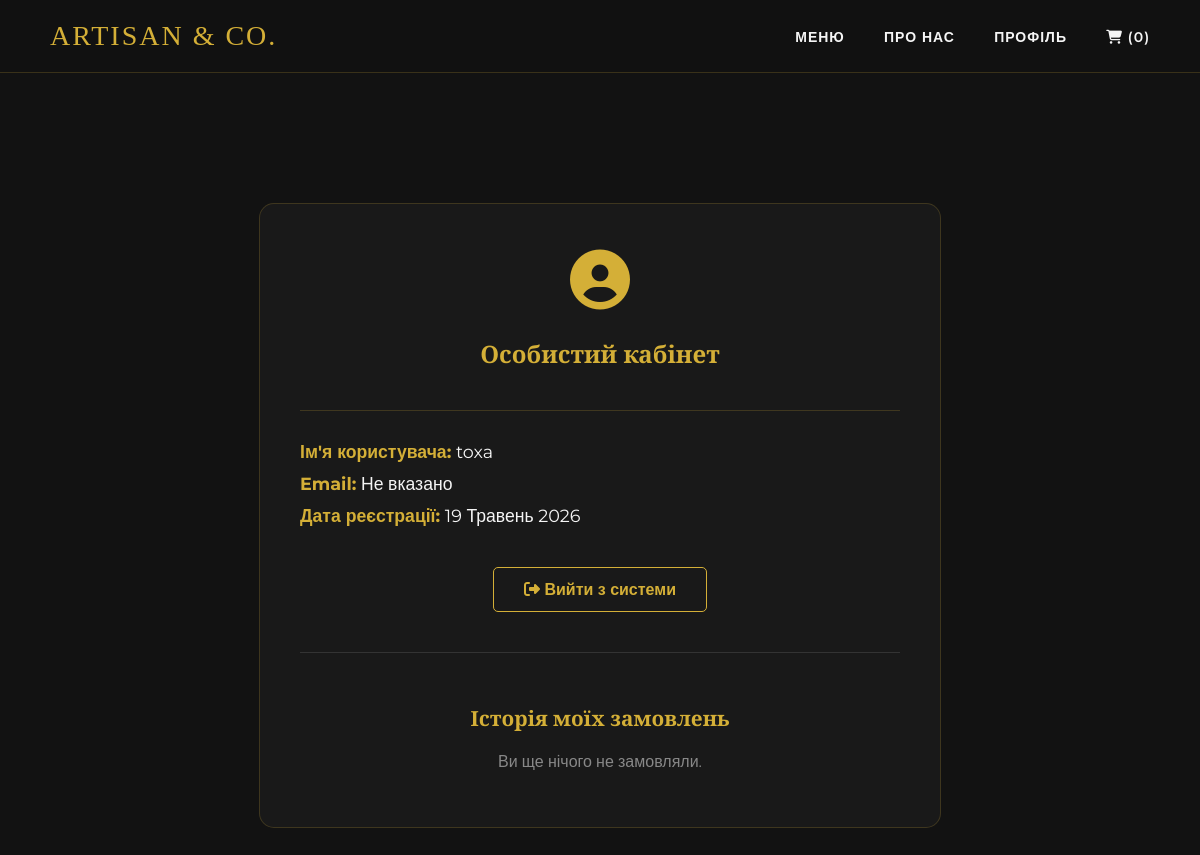
/profile/ (signed in), run on an earlier commit of the app's database.
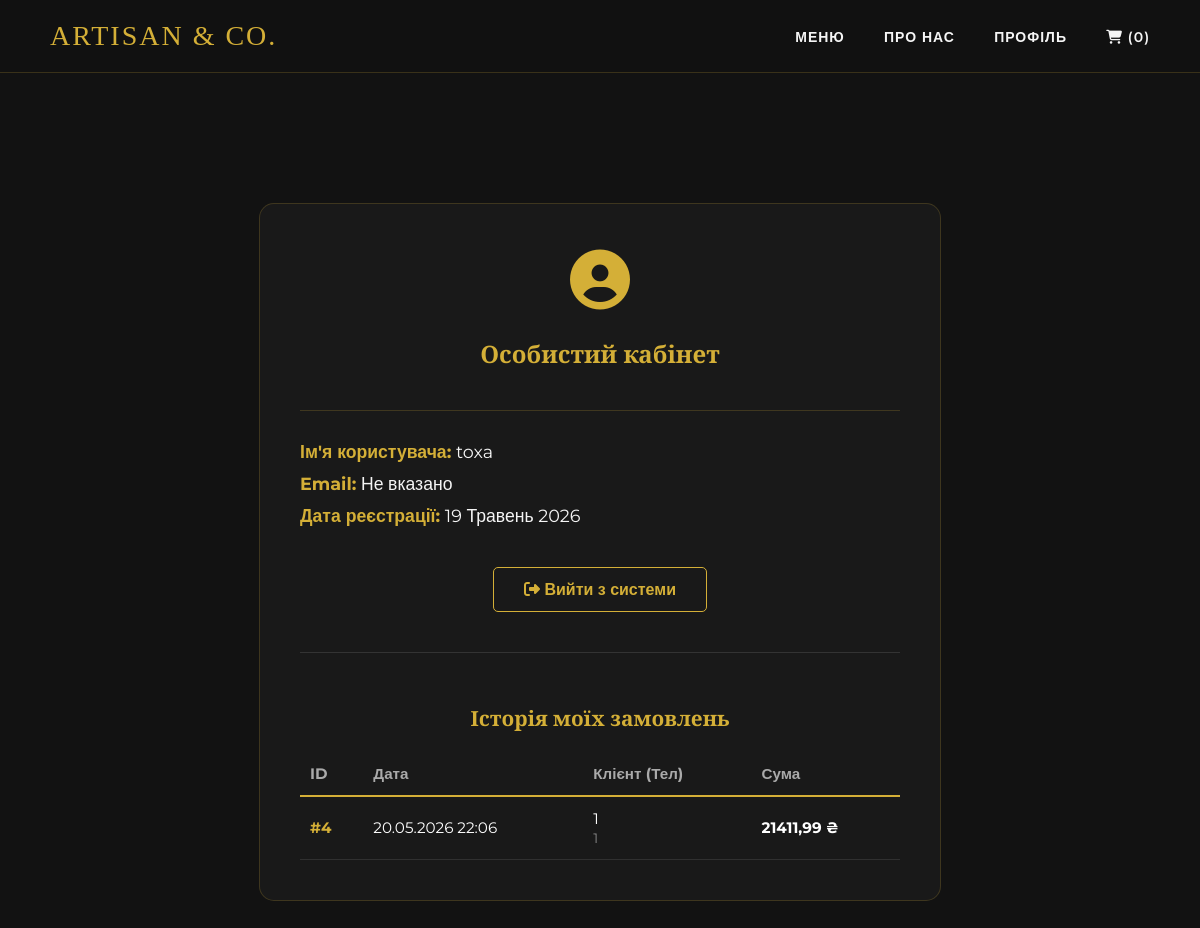
And on a later commit of the database.
### shop/models.py (models this page shows, shortened)
class Order(models.Model):
    user = models.ForeignKey(settings.AUTH_USER_MODEL, on_delete=models.CASCADE, null=True, blank=True)
    full_name = models.CharField(max_length=100)
    phone = models.CharField(max_length=20, default="")
    address = models.TextField(default="")
    total_price = models.DecimalField(max_digits=10, decimal_places=2)
    created_at = models.DateTimeField(auto_now_add=True)

### shop/views.py (the view)
# urls.py: path('profile/', views.profile, name='profile'),
def profile(request):
    if request.user.is_staff:
        orders = Order.objects.all().order_by('-created_at')
    else:
        orders = Order.objects.filter(user=request.user).order_by('-created_at')
    return render(request, 'shop/profile.html', {'orders': orders})

### shop/cart.py (called while the page is built)
    def __len__(self):
        return sum(item['quantity'] for item in self.cart.values())

### shop/context_processors.py (called while the page is built)
def cart(request):
    return {'cart': Cart(request)}

### templates/shop/profile.html
{% extends 'base.html' %}
{% load static %}
{% block content %}
<section class="menu-section">
    <div class="profile-container">
        <div class="profile-avatar">
            <i class="fa-solid fa-user-circle"></i>
        </div>
        <h2>Особистий кабінет</h2>
        <div class="profile-info">
            <p><strong>Ім'я користувача:</strong> {{ user.username }}</p>
            <p><strong>Email:</strong> {{ user.email|default:"Не вказано" }}</p>
            <p><strong>Дата реєстрації:</strong> {{ user.date_joined|date:"d F Y" }}</p>
        </div>
        <a href="{% url 'logout' %}" class="btn-logout-big">
            <i class="fa-solid fa-right-from-bracket"></i> Вийти з системи
        </a>
        <div style="margin-top: 40px; padding-top: 30px; border-top: 1px solid #333; width: 100%;">
            <h3 style="color: var(--accent-gold); margin-bottom: 20px; text-align: center; font-size: 1.3rem;">
                {% if request.user.is_staff %}
                    Всі замовлення клієнтів (Адмін-панель)
                {% else %}
                    Історія моїх замовлень
                {% endif %}
            </h3>
            {% if orders %}
            <div style="overflow-x: auto;">
                <table style="width: 100%; border-collapse: collapse; text-align: left; font-size: 0.95rem;">
                    <thead>
                        <tr style="border-bottom: 2px solid var(--accent-gold); color: #aaa;">
                            <th style="padding: 12px 10px;">ID</th>
                            <th style="padding: 12px 10px;">Дата</th>
                            <th style="padding: 12px 10px;">Клієнт (Тел)</th>
                            <th style="padding: 12px 10px;">Сума</th>
                        </tr>
                    </thead>
                    <tbody>
                        {% for order in orders %}
                        <tr style="border-bottom: 1px solid rgba(255,255,255,0.1); color: #fff;">
                            <td style="padding: 12px 10px; font-weight: bold; color: var(--accent-gold);">#{{ order.id }}</td>
                            <td style="padding: 12px 10px;">{{ order.created_at|date:"d.m.Y H:i" }}</td>
                            <td style="padding: 12px 10px;">
                                {{ order.full_name }} <br>
                                <span style="color: #888; font-size: 0.85rem;">{{ order.phone }}</span>
                            </td>
                            <td style="padding: 12px 10px; font-weight: bold;">{{ order.total_price }} ₴</td>
                        </tr>
                        {% endfor %}
                    </tbody>
                </table>
            </div>
            {% else %}
            <p style="text-align: center; color: #888; margin-top: 20px;">
                {% if request.user.is_staff %}Ще немає жодного замовлення.{% else %}Ви ще нічого не замовляли.{% endif %}
            </p>
            {% endif %}
        </div>
    </div>
</section>
{% endblock %}

What changed in the data, as far as the page shows it:
added Order: id "4", created_at "20.05.2026 22:06", full_name "1", phone "1", total_price "21411,99"
Also different on the page:
text no longer shown: "Ви ще нічого не замовляли."
text now shown: "ID Дата Клієнт (Тел) Сума"
